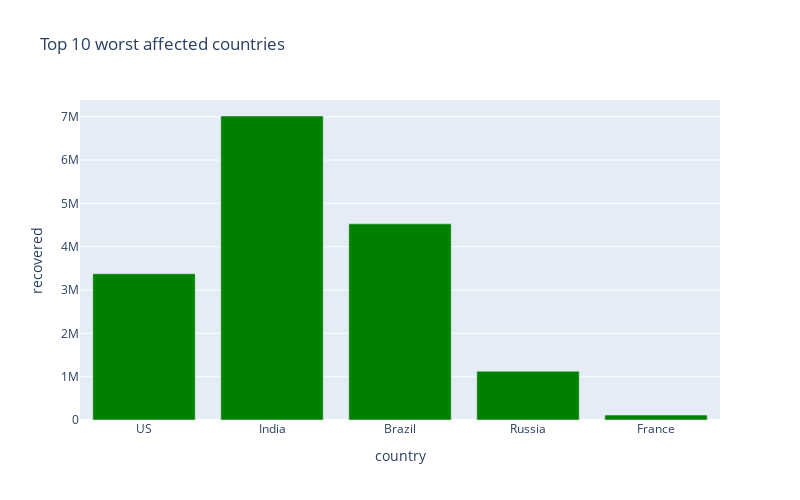

The cell this chart's notebook holds for it:
### Code cell
#RECOVERING CASES
px.bar(
    sorted_country_df.head(5),
    x = "country",
    y = "recovered",
    title= "Top 10 worst affected countries", # the axis names
    color_discrete_sequence=["green"], 
    height=500,
    width=800
)

### Figure 1 — Plotly figure (JSON) as saved in the notebook; plotly's stock layout.template omitted (floating-point values rounded to 4 significant figures)
{"data": [{"alignmentgroup": "True", "hovertemplate": "country=%{x}<br>recovered=%{y}<extra></extra>", "legendgroup": "", "marker": {"color": "green"}, "name": "", "offsetgroup": "", "orientation": "v", "showlegend": false, "textposition": "auto", "type": "bar", "x": ["US", "India", "Brazil", "Russia", "France"], "xaxis": "x", "y": [3375427, 7016046, 4526393, 1125155, 113636], "yaxis": "y"}], "layout": {"barmode": "relative", "height": 500, "legend": {"tracegroupgap": 0}, "title": {"text": "Top 10 worst affected countries"}, "width": 800, "xaxis": {"anchor": "y", "domain": [0, 1], "title": {"text": "country"}}, "yaxis": {"anchor": "x", "domain": [0, 1], "title": {"text": "recovered"}}}}
